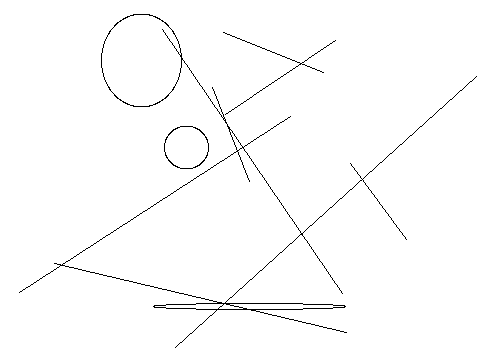

Write the Python code that produced this figure.
from PIL import Image, ImageDraw
image1 = Image.new('RGB', (480, 360), '#ffffff')
draw = ImageDraw.Draw(image1)
c=[177,365,128,352]
draw.ellipse(c,'#ffffff','#000000')
c=[101,14,181,107]
draw.ellipse(c,'#ffffff','#000000')
c=[456,47,192,205]
draw.ellipse(c,'#ffffff','#000000')
c=[267,97,18,179]
draw.ellipse(c,'#ffffff','#000000')
c=[164,126,208,169]
draw.ellipse(c,'#ffffff','#000000')
c=[76,456,107,290]
draw.ellipse(c,'#ffffff','#000000')
c=[21,51,207,6]
draw.ellipse(c,'#ffffff','#000000')
c=[153,303,346,309]
draw.ellipse(c,'#ffffff','#000000')
l=[406,239,350,163]
draw.line(l,'#000000')
l=[323,72,223,32]
draw.line(l,'#000000')
l=[342,293,162,29]
draw.line(l,'#000000')
l=[476,76,175,347]
draw.line(l,'#000000')
l=[249,181,212,87]
draw.line(l,'#000000')
l=[225,114,335,40]
draw.line(l,'#000000')
l=[290,116,19,292]
draw.line(l,'#000000')
l=[346,332,54,263]
draw.line(l,'#000000')
image1.save('Artist87.png')